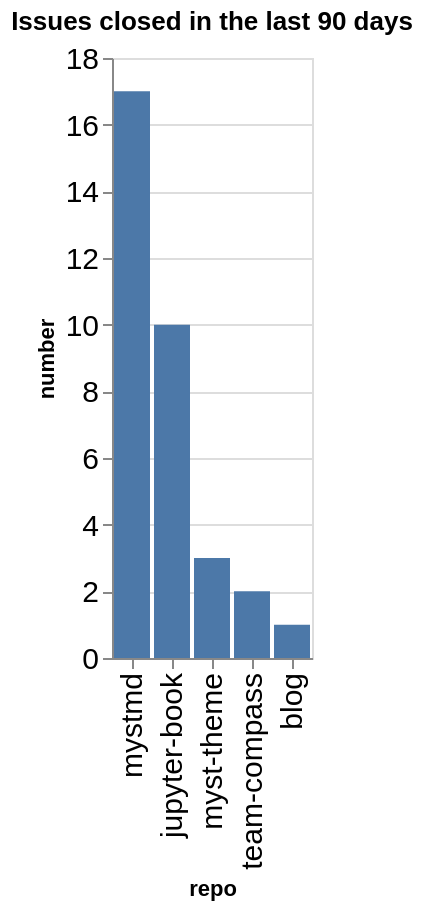

Notebook cell for this chart:
### Code cell
closed_counts = closed.groupby(['org', 'repo']).count()['number'].reset_index()
closed_counts['org/repo'] = closed_counts.apply(lambda a: a['org'] + '/' + a['repo'], axis=1)
sorted_vals = closed_counts.sort_values(['number'], ascending=False)['repo'].values
alt.Chart(data=closed_counts, title=f"Issues closed in the last {n_days} days").mark_bar().encode(
    x=alt.X('repo', sort=alt.Sort(sorted_vals.tolist())),
    y='number',
)

### Figure 1 — Vega-Lite specification as saved in the notebook (floating-point values rounded to 4 significant figures)
{"config": {"axisLeft": {"labelFontSize": 15}, "axisBottom": {"labelFontSize": 15}}, "data": {"name": "data-7bf19849d7948d577fac143d82d80d05"}, "mark": {"type": "bar"}, "encoding": {"x": {"field": "repo", "sort": ["mystmd", "jupyter-book", "myst-theme", "team-compass", "blog"], "type": "nominal"}, "y": {"field": "number", "type": "quantitative"}}, "title": "Issues closed in the last 90 days", "$schema": "https://vega.github.io/schema/vega-lite/v5.20.1.json", "datasets": {"data-7bf19849d7948d577fac143d82d80d05": [{"org": "jupyter-book", "repo": "blog", "number": 1, "org/repo": "jupyter-book/blog"}, {"org": "jupyter-book", "repo": "jupyter-book", "number": 10, "org/repo": "jupyter-book/jupyter-book"}, {"org": "jupyter-book", "repo": "myst-theme", "number": 3, "org/repo": "jupyter-book/myst-theme"}, {"org": "jupyter-book", "repo": "mystmd", "number": 17, "org/repo": "jupyter-book/mystmd"}, {"org": "jupyter-book", "repo": "team-compass", "number": 2, "org/repo": "jupyter-book/team-compass"}]}}
